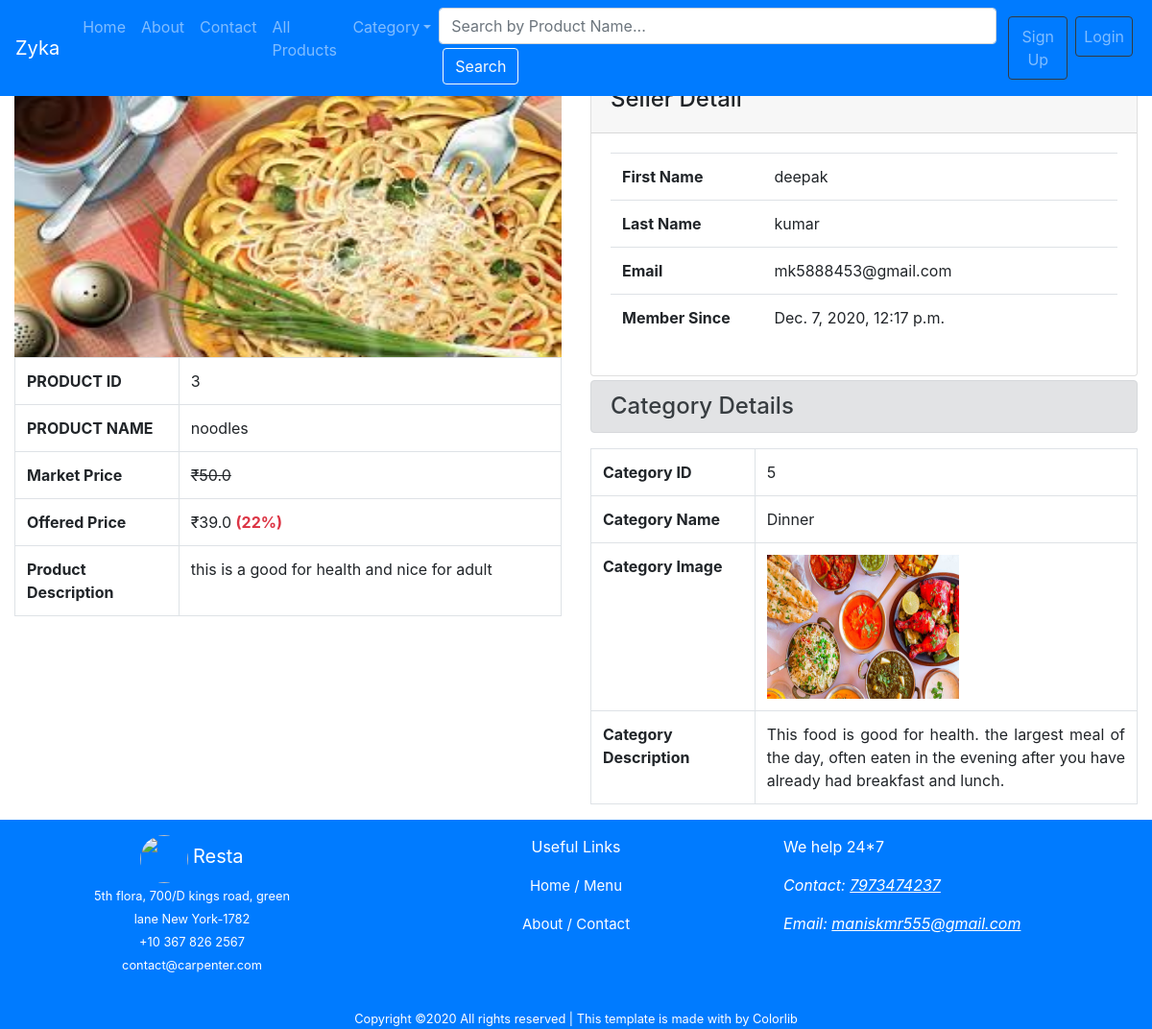
Screenshot of /single_product/?pid=3 with the database file from the repository.
### secondapp/models.py (models this page shows, shortened)
class add_product(models.Model):
    seller_name = models.ForeignKey(User,on_delete=models.CASCADE)
    product_name = models.CharField(max_length=250)
    product_category = models.ForeignKey(Category,on_delete=models.CASCADE)
    product_price = models.FloatField()
    sale_price = models.FloatField()
    product_image = models.ImageField(upload_to="products/%Y/%m/%d")
    details = models.TextField()

class Category(models.Model):
    cat_name = models.CharField(max_length=250)
    cover_pic = models.FileField(upload_to="categories/%Y/%m/%d")
    description = models.TextField()
    added_on = models.DateTimeField(auto_now_add=True)

### secondapp/views.py (the view)
# urls.py: path('single_product/',views.single_product,name="single_product"),
def single_product(request):
    context={}
    cats = Category.objects.all().order_by("cat_name")
    context["category"]=cats
    id = request.GET["pid"]
    obj = add_product.objects.get(id=id)
    context["product"]=obj
    return render(request,"single_product.html",context)

### template/single_product.html (shortened to what this page needs)
{% extends 'base.html' %}
{% load static %}
{% block myblock %}
<div class="container-fluid mt-5">
    <div class="row">
        <div class="col-md-6 mt-4">
            <div class="text-center">
                <img src="/media/{{product.product_image}}" alt="No Image" style="height: 300px;" width="100%">
            </div>
            <div class="table-responsive">
                <table class="table table-bordered">
                    <tbody>
                        <tr>
                            <th>PRODUCT ID</th>
                            <td>{{product.id}}</td>
                        </tr>
                        <tr>
                            <th>PRODUCT NAME</th>
                            <td>{{product.product_name}}</td>
                        </tr>
                        <tr>
                            <th>Market Price</th>
                            <td><del>&#8377;{{product.product_price}}</del></td>
                        </tr>
                        <tr>
                            <th>Offered Price</th>
                            <td>&#8377;{{product.sale_price}}
                            </td>
                        </tr>
                        <tr>
                            <th>Product Description</th>
                            <td style="text-align: justify;">{{product.details}}</td>
                        </tr>
                    </tbody>
                </table>
            </div>
        </div>
        <div class="col-md-6 mt-4">
            <div class="row">
                <div class="col-md-12 my-1">
                    <div class="card">
                        <div class="card-header">
                            <h4>Seller Detail</h4>
                        </div>
                        <div class="card-body">
                            <div class="table-responsive">
                                <table class="table">
                                    <tr>
                                        <th>First Name</th>
                                        <td>{{product.seller_name.first_name}}</td>
                                    </tr>
                                    <tr>
                                        <th>Last Name</th>
                                        <td>{{product.seller_name.last_name}}</td>
                                    </tr>
                                    <tr>
                                        <th>Email</th>
                                        <td>{{product.seller_name.email}}</td>
                                    </tr>
                                    <tr>
                                        <th>Member Since</th>
                                        <td>{{product.seller_name.date_joined}}</td>
                                    </tr>
                                </table>
                            </div>
                        </div>
                    </div>
                </div>
                <div class="col-md-12">
                    <h4 class="alert alert-secondary">Category Details</h4>
                    <div class="table-responsive">
                        <table class="table table-bordered">
                            <tr>
                                <th>Category ID</th>
                                <td>{{product.product_category.id}}</td>
                            </tr>
                            <tr>
                                <th>Category Name</th>
                                <td>{{product.product_category.cat_name}}</td>
                            </tr>
                            <tr>
                                <th>Category Image</th>
                                <td><img src="/media/{{product.product_category.cover_pic}}" alt=""
                                        style="width: 200px; height: 150px;"></td>
                            </tr>
                            <tr>
                                <th>Category Description</th>
                                <td style="text-align: justify;">{{product.product_category.description}}</td>
                            </tr>
                        </table>
                    </div>
                </div>
            </div>
        </div>
    </div>
</div>
{% endblock %}

### template/base.html (shortened to what this page needs)
<!DOCTYPE html>
{% load static %}
<html lang="en">
<head>
    <link rel="stylesheet" href="{% static 'bootstrap/css/bootstrap.min.css'%}">
    <link rel="stylesheet" href="{% static 'css/style.css' %}">
    <link rel="stylesheet" href="{% static 'Fonticon/css/all.min.css' %}">
</head>
<body>
    <div class="container-fluid">
        <div class="row">
            <div class="col-md-12 px-0">
                <nav class="navbar bg-primary navbar-dark navbar-expand-md fixed-top">
                    <a href="{% url 'index' %}" class="navbar-brand">Zyka</a>
                    <div id="mymenu" class="collapse navbar-collapse">
                        <ul class="navbar-nav mx-auto">
                            <li class="nav-item">
                                <a href="{% url 'index' %}" class="nav-link">Home</a>
                            </li>
                            <li class="nav-item">
                                <a href="{% url 'about' %}" class="nav-link">About</a>
                            </li>
                            <li class="nav-item">
                                <a href="{% url 'contact' %}" class="nav-link">Contact</a>
                            </li>
                            <li class="nav-item">
                                <a href="{% url 'all_products' %}" class="nav-link">All Products</a>
                            </li>
                            <li class="nav-item dropdown">
                                <a href="" class="nav-link dropdown-toggle" data-toggle="dropdown">Category</a>
                            </li>
                            <li>
                                <form class="form-inline my-2 mt-2 my-lg-0" action="{% url 'all_products'%}">
                                    <input class="form-control mr-2" type="search" placeholder="Search by Product Name..."
                                        aria-label="Search" name="qry" size="50" >
                                    <button class="btn btn-outline-light m-1" type="submit">Search</button>
                                </form>
                            </li>
                        </ul>
                        <ul class="navbar-nav">
                            {% if user.is_authenticated %}
                            <li class="nav-item">
                                <a href="{% url 'cust_dashboard' %}" class="nav-link">Welcome {{user.first_name}}</a>
                            </li>
                            {% else %}
                            <li class="nav-item">
                                <a href="{% url 're' %}" class="nav-link btn btn-outline-dark m-1">Sign Up</a>
                            </li>
                            <li class="nav-item">
                                <a href="" class="nav-link  btn btn-outline-dark m-1" data-toggle="modal"
                                    data-target="#mymodal">Login</a>
                            </li>
                            {% endif %}
                        </ul>
                    </div>
                </nav>
            </div>
        </div>
    </div>
        {% block myblock %}
        {% endblock %}
        <div class="container-fluid bg-primary">
            <div class="row" >
                <div class="col-md-4 text-center p-3">
                    <img src="{% static 'images/dinner.png' %}" alt="" style="border-radius: 50%; " width="50px"
                        height="50px">
                    <span style="color: white; font-size: 20px;">Resta</span>
                    <p style="color: white;"><small>5th flora, 700/D kings road, green<br>
                            lane New York-1782<br>
                            +10 367 826 2567<br>
                            contact@carpenter.com</small></p>
                </div>
                <div class="col-md-4 p-3" style="text-align: center;">
                    <p style="color: white;">Useful Links</p>
                    <p><a href="{% url 'index'%}" style="color: white; text-decoration: none; font-size: 15px;">Home /</a>
                       <a href="{% url 'all_products'%}" style="color: white; text-decoration: none;font-size: 15px;">Menu</a></p>
                       <p> <a href="{% url 'about'%}" style="color: white;text-decoration: none;font-size: 15px;">About /</a>
                       <a href="{% url 'contact'%}" style="color: white;text-decoration: none;font-size: 15px;">Contact</a></p>
                </div>
                <div class="col-md-4 p-3" style="color: white;">
                    <p>We help 24*7</p>
                    <p><em>Contact: <ins>7973474237</ins></em></p>
                    <p><em>Email: <ins>maniskmr555@gmail.com</ins></em></p>
                </div>
                <div class="col-md-12 text-center">
                    <small style="color: white;">Copyright ©2020 All rights reserved | This template is made with by
                        Colorlib</small>
                </div>
            </div>
        </div>
</body>
</html>

### template/single_product.html (style rules this page uses)
th { width: 30%; }

### rows the page displays
add_product: product_image (picture), id "3", product_name "noodles", product_price "50.0", sale_price "39.0", details "this is a good for health and nice for adult", seller_name.first_name "deepak", seller_name.last_name "kumar", seller_name.email "mk5888453@gmail.com", seller_name.date_joined "Dec. 7, 2020, 12:17 p.m.", product_category.id "5", product_category.cat_name "Dinner", product_category.cover_pic (picture), product_category.description "This food is good for health. the largest meal of the day, often eaten in the evening after you have already had breakfast and lunch."
